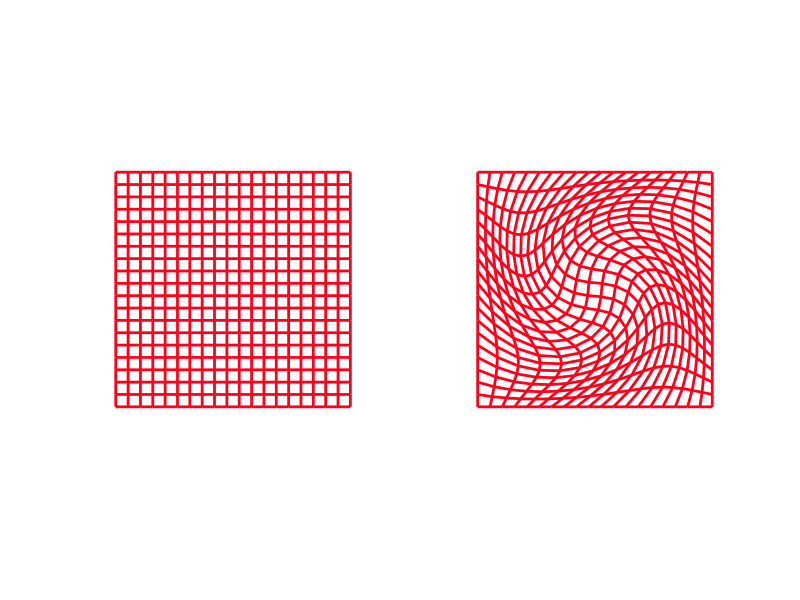

Source code (MATLAB):
% File:         plot_square_transform.m
% Programmer:   John Filippidis, Mechanical Engineer, jfilippidis@gmail.com
% Date:         2010.09.15
% Language:     MATLAB, program version: 7.11 (2010b)
% Purpose:      plot diffeomorphism
% Copyright:    John Filippidis, 2010-

function [] = plot_square_transform
    close all
    
    % Compute a diffeomorphism from a square to a square which leave
    % the boundary fixed.
    
    N = 20; % num of grid points
    epsilon = 0.1; % displacement for each small diffeomorphism
    num_comp = 15; % number of times the diffeomorphism is composed with itself

    S = linspace(-1, 1, N);

    [X, Y] = meshgrid(S);

    Z = X; W = Y;

    % take num_comp compositions of the same small diffeomorphism
    for iter = 1:num_comp
      for i=1:N
         for j=1:N

            [Z(i, j), W(i, j)] = small_diffeo(Z(i, j), W(i, j), epsilon);

         end
      end
    end

    % graphing settings
    lw = 2;
    mycolor = [1, 0, 0.1];
    small = 0.1;

    figure;
    
    % Initial domain
    subplot(1,2,1)
    %clf;
    hold on;
    for i=1:N
      plot(X(:, i), Y(:, i), 'linewidth', lw, 'color', mycolor);
      plot(X(i, :), Y(i, :), 'linewidth', lw, 'color', mycolor);
    end
    axis([-1-small, 1+small, -1-small, 1+small]);
    axis equal;
    axis off;

    % Final domain
    subplot(1,2,2)
    %clf;
    hold on;
    for i=1:N
      plot(Z(:, i), W(:, i), 'linewidth', lw, 'color', mycolor);
      plot(Z(i, :), W(i, :), 'linewidth', lw, 'color', mycolor);
    end
    axis([-1-small, 1+small, -1-small, 1+small]);
    axis equal;
    axis off;
end
 
function [z, w] = small_diffeo(x, y, epsilon)
 
   A1=epsilon*(cos(pi*x)+1)*(cos(pi*y)+1)/4.0;
   A2=epsilon*cos(pi*x/2)*cos(pi*y/2);
 
   A = (A1+A2)/2;
 
   z = x +(-y)*A;
   w = y +( x)*A;
end
